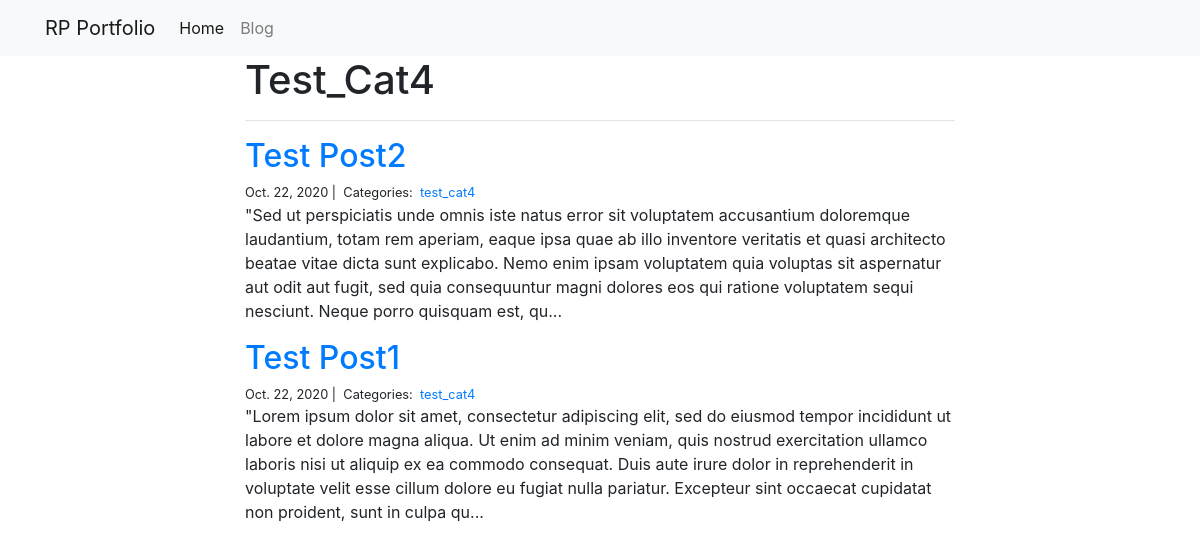
Screenshot of /blog/test_cat4/ with the database file from the repository.
### blog/models.py (models this page shows)
class Category(models.Model):
    name = models.CharField(max_length=20)

class Post(models.Model):
    title = models.CharField(max_length=255)
    body = models.TextField()
    created_on = models.DateTimeField(auto_now_add=True)
    last_modified = models.DateTimeField(auto_now=True)
    categories = models.ManyToManyField('Category', related_name='posts')

### blog/views.py (the view)
# urls.py: path("<category>/", views.blog_category, name="blog_category"),
def blog_category(request, category):
    posts = Post.objects.filter(
        categories__name__contains=category
    ).order_by(
        '-created_on'
    )
    context = {
        "category": category,
        "posts": posts
    }
    return render(request, "blog_category.html", context)

### hello_world/views.py (called while the page is built)
@receiver(request_finished)
def do_at_request_finish(sender, **kwargs):
    print("#### Request Finished ####")

@receiver(request_started)
def do_at_request_start(sender, **kwargs):
    print("#### Request Started ####")

### blog/templates/blog_category.html
{% extends "base.html" %}
{% block page_content %}
<div class="col-md-8 offset-md-2">
    <h1>{{ category | title }}</h1>
    <hr>
    {% for post in posts %}
        <h2><a href="{% url 'blog_detail' post.pk%}">{{ post.title }}</a></h2>
        <small>
            {{ post.created_on.date }} |&nbsp;
            Categories:&nbsp;
            {% for category in post.categories.all %}
            <a href="{% url 'blog_category' category.name %}">
                {{ category.name }}
            </a>&nbsp;
            {% endfor %}
        </small>
        <p>{{ post.body | slice:":400" }}...</p>
    {% endfor %}
</div>
{% endblock %}

### sampleproject/templates/base.html (shortened to what this page needs)
<link rel="stylesheet" href="https://stackpath.bootstrapcdn.com/bootstrap/4.1.3/css/bootstrap.min.css">
<nav class="navbar navbar-expand-lg navbar-light bg-light">
    <div class="container">
        <a class="navbar-brand" href="{% url 'project_index' %}">RP Portfolio</a>
        <div class="collapse navbar-collapse" id="navbarSupportedContent">
          <ul class="navbar-nav mr-auto">
            <li class="nav-item active">
              <a class="nav-link" href="{% url 'project_index' %}">Home</a>
            </li>
            <li class="nav-item">
              <a class="nav-link" href="{% url 'blog_index' %}">Blog</a>
            </li>
          </ul>
        </div>
    </div>
</nav>
<div class="container">
    {% block page_content %}{% endblock %}
</div>

### rows the page displays
Category: name "Test_Cat4", name "test_cat4"
Post: title "Test Post2", created_on "Oct. 22, 2020", body "\"Sed ut perspiciatis unde omnis iste natus error sit voluptatem accusantium doloremque laudantium, totam rem aperiam, eaque ipsa quae ab illo inventore veritatis et quasi architecto beatae vitae dicta sunt explicabo. Nemo enim ipsam voluptatem quia voluptas sit aspernatur aut odit aut fugit, sed quia consequuntur magni dolores eos qui ratione voluptatem sequi nesciunt. Neque porro quisquam est, qu"
Post: title "Test Post1", created_on "Oct. 22, 2020", body "\"Lorem ipsum dolor sit amet, consectetur adipiscing elit, sed do eiusmod tempor incididunt ut labore et dolore magna aliqua. Ut enim ad minim veniam, quis nostrud exercitation ullamco laboris nisi ut aliquip ex ea commodo consequat. Duis aute irure dolor in reprehenderit in voluptate velit esse cillum dolore eu fugiat nulla pariatur. Excepteur sint occaecat cupidatat non proident, sunt in culpa qu"
